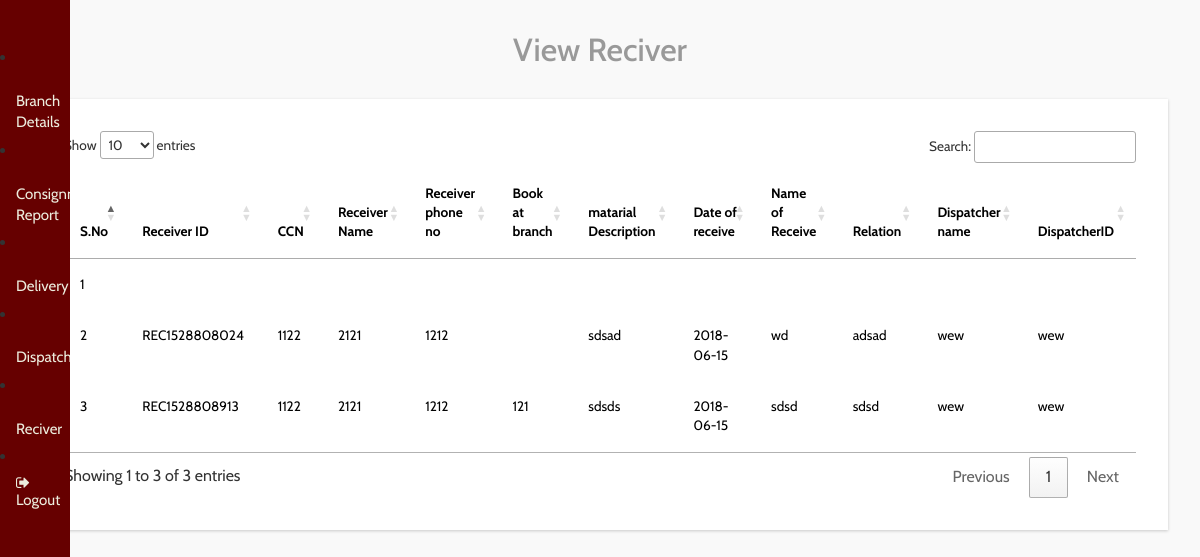
The app's page /dealer/view_reciver.php with its own data.
### tables this page shows
CREATE TABLE `receiver` (
  `id` int(11) NOT NULL,
  `ccn` text NOT NULL,
  `receiver_name` text NOT NULL,
  `reciverphoneno` text NOT NULL,
  `Material` text NOT NULL,
  `noofitem` text NOT NULL,
  `dateofreceive` text NOT NULL,
  `recivername` text NOT NULL,
  `relation` text NOT NULL,
  `Dispatchername` text NOT NULL,
  `DispatcherID` text NOT NULL,
  `receiver_id` text NOT NULL,
  `BookedAt` text NOT NULL,
  `status` int(11) NOT NULL
);

### dealer/view_reciver.php (the view, shortened to what this page needs)
<?php
include('header.php');
include('../connection.php');
?>
<link rel="stylesheet" href="http://cdn.datatables.net/1.10.2/css/jquery.dataTables.min.css"></style>
<div id="page-wrapper">
  <div class="graphs">
    <h3 class="blank1" align="center">View Reciver</h3>
    <div class="xs tabls">
      <div class="bs-example4" data-example-id="contextual-table">
        <table class="table table-hover" id="example" class="display" width=80%" cellspacing="0">
          <thead>
            <tr>
            <th>S.No</th>
            <th>Receiver ID</th>
              <th>CCN</th>
              <th>Receiver Name</th>
              <th>Receiver phone no</th>
              <th>Book at branch</th>
              <th>matarial Description</th>
              <th>Date of receive</th>
              <th>Name of Receive</th>
              <th>Relation</th>
              <th>Dispatcher name</th>
                <th>DispatcherID</th>
            </tr>
          </thead>
          <tbody>
          <?php
            $sql="Select * from receiver";
            $res=mysqli_query($conn,$sql);
            $i=1;
            while($ros=mysqli_fetch_array($res))
            {
              ?>
          <tr>
            <td><?php echo $i++;?></td>
            <td><?php echo $ros['receiver_id'];?></td>
             <td><?php echo $ros['ccn'];?></td>
            <td><?php echo $ros['receiver_name'];?></td>
            <td><?php echo $ros['reciverphoneno'];?></td>
            <td><?php echo $ros['BookedAt'];?></td>
            <td><?php echo $ros['Material'];?></td>
            <td><?php echo $ros['dateofreceive'];?></td>
            <td><?php echo $ros['recivername'];?></td>
            <td><?php echo $ros['relation'];?></td>
            <td><?php echo $ros['Dispatchername'];?></td>
            <td><?php echo $ros['DispatcherID'];?></td>
          </tr>
          <?php
        }
        ?>
          </tbody>
        </table>
      </div>
    </div>
  </div>
</div>

### records on screen
receiver: receiver "REC1528808024", ccn "1122", receiver_name "2121", reciverphoneno "1212", Material "sdsad", dateofreceive "2018-06-15", recivername "wd", relation "adsad", Dispatchername "wew", DispatcherID "wew"
receiver: receiver "REC1528808913", ccn "1122", receiver_name "2121", reciverphoneno "1212", BookedAt "121", Material "sdsds", dateofreceive "2018-06-15", recivername "sdsd", relation "sdsd", Dispatchername "wew", DispatcherID "wew"
